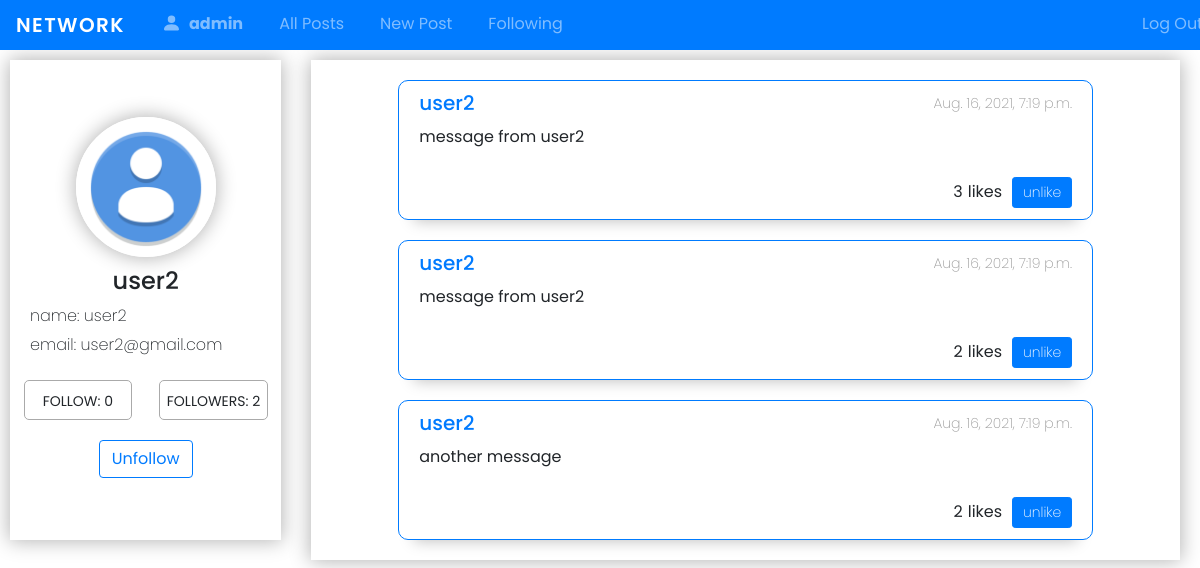
The page /user_info/6/ (signed in) on the database its author committed.
### network/models.py (models this page shows, shortened)
class User(AbstractUser):
    image = models.ImageField(upload_to='images',  default='images/user.png')
    following = models.ManyToManyField(
        "self", blank=True, related_name="followers", symmetrical=False
    )
    def __str__(self):
        return f"{self.username}"

class Post(models.Model):
    user = models.ForeignKey("User", on_delete=models.CASCADE)
    text = models.TextField(max_length=500)
    timestamp = models.DateTimeField(auto_now_add=True)
    liked = models.ManyToManyField(User, blank=True, related_name='likes')
    def total_likes(self):
        return self.liked.all().count()

### network/views.py (the view)
# urls.py: path("user_info/<int:id>/", views.user_info, name="user_info"),
@login_required
def user_info(request, id):
    userID = request.user.id
    user = User.objects.get(id=id)
    posts = Post.objects.filter(user=user)
    paginator = Paginator(posts, 10)
    page_number = request.GET.get('page')
    page_obj = paginator.get_page(page_number)
    followers = user.followers.count()
    follow = user.following.count()
    usersShow = user.following.all()
    return render(request, "network/user_info.html", {
        'user_id': id,
        'userInfo': user,
        'posts': page_obj,
        'followers': followers,
        'follow': follow,
        'users': usersShow,
        'id': userID
    })

### network/templates/network/user_info.html (shortened to what this page needs)
{% extends "network/layout.html" %}
{% block body %}
<div class="user-info-container">
    <div class="user-info-wrapper">
        <img class="user-info-item" id="user-img" src='../../static/images/user.png' alt="">
        <h4 class="user-info-item">{{userInfo}}</h4>
        <h6 class="user-info-item">name: <span>{{userInfo}}</span></h6>
        <h6 class="user-info-item">email: <span>{{userInfo.email}}</span></h6>
        <div class="user-info-followers">
            <div class="followers">FOLLOW: {{followers}}</div>
            <div class="following">FOLLOWERS: {{follow}}</div>
        </div>
        {% if user.is_authenticated %}
        {% if user.id != userInfo.id %}
        {% if user in userInfo.following.all %}
        <a class="add" href="{% url 'followers' id=userInfo.id %}">
            <button class="btn btn-outline-primary">Unfollow</button>
        </a>
        {% else %}
        <a class="add" href="{% url 'followers' id=userInfo.id %}">
            <button class="btn btn-outline-primary">Follow</button>
        </a>
        {% endif %}
        {% endif %}
        {% endif %}
    </div>
    <div class="user-info-body">
        {% for post in posts %}
        <div class="post-body">
            <div class="post-body-header">
                <a href="{% url 'user_info' post.user.id %}">
                    <h5>{{post.user}}</h5>
                </a>
                <p>{{post.timestamp}}</p>
            </div>
            <p class="post-body-text">{{post.text}}</p>
            <div class="post-buttons">
                <div class="post-likes">
                    <div class="post-body-likes like-count{{post.id}}">{{post.total_likes}}</div>
                    <div>likes</div>
                </div>
                <form action="{% url 'like-post-view' %}" method="POST" class="like-form" id="{{post.id}}">
                    {% if user.is_authenticated %}
                    <button id="like-btn" class="like-btn{{post.id}} btn btn-primary btn-sm" type="submit">
                        {% if user not in post.liked.all %}
                        like
                        {% else %}
                        unlike
                        {% endif %}
                    </button>
                    {% endif %}
                </form>
            </div>
        </div>
        {% empty %}
        <h2 id="post-body-empty">You don't have any post yet</h2>
        {% endfor %}
    </div>
</div>
{% endblock %}

### network/templates/network/layout.html (shortened to what this page needs)
{% load static %}
<!DOCTYPE html>
<html lang="en">
<head>
    <link rel="stylesheet" href="https://stackpath.bootstrapcdn.com/bootstrap/4.4.1/css/bootstrap.min.css"
>
    <link rel="stylesheet" href="https://cdn.jsdelivr.net/npm/bootstrap-icons@1.5.0/font/bootstrap-icons.css">
    <link href="{% static 'network/styles.css' %}" rel="stylesheet">
</head>
<body>
    <nav class="navbar navbar-expand-md navbar-dark bg-primary">
        <a class="navbar-brand" href="#">Network</a>
        <div>
            <ul class="navbar-nav mr-auto">
                {% if user.is_authenticated %}
                <li class="nav-item">
                    <a class="nav-link" href="{% url 'user_info' user.id %}"><svg xmlns="http://www.w3.org/2000/svg"
                            width="16" height="16" fill="currentColor" class="bi bi-person-fill" viewBox="0 0 16 16">
                            <path d="M3 14s-1 0-1-1 1-4 6-4 6 3 6 4-1 1-1 1H3zm5-6a3 3 0 1 0 0-6 3 3 0 0 0 0 6z" />
                        </svg><strong>{{user.username}}</strong></a>
                </li>
                {% endif %}
                <div class="navbar-body">
                    <li class="nav-item">
                        <a class="nav-link" href="{% url 'index' %}">All Posts</a>
                    </li>
                </div>
                {% if user.is_authenticated %}
                <div class="navbar-body">
                    <li class="nav-item">
                        <a class="nav-link" href="{% url 'newpost' %}">New Post</a>
                    </li>
                </div>
                <div class="navbar-body">
                    <li class="nav-item">
                        <a class="nav-link" href="{% url 'following' user.id %}">Following</a>
                    </li>
                </div>
                <li class="nav-item">
                    <a class="nav-link" href="{% url 'logout' %}">Log Out</a>
                </li>
                {% endif %}
            </ul>
        </div>
    </nav>
    <div class="body">
        {% block body %}
        {% endblock %}
    </div>
</body>
</html>

### network/static/network/styles.css (style rules this page uses)
*, *::after, *::before { margin: 0; padding: 0; box-sizing: border-box; font-family: 'Poppins', sans-serif; }
body { overflow-x: hidden; }
.navbar { width: 100%; height: 50px; }
.navbar-brand { text-transform: uppercase; font-weight: 600; letter-spacing: 1.4px; }
.navbar-nav { display: flex; width: 90vw; }
.navbar-body:last-of-type { flex: 1; }
.nav-item { padding: 0 10px; }
.nav-link > svg { width: 25px; height: 25px; margin-right: 5px; padding-bottom: 5px; }
.post-body { width: 80%; border: 1px solid #007bff; border-radius: 10px; margin: 20px auto; -webkit-box-shadow: 0px 17px 14px -16px rgba(0,0,0,0.25); box-shadow: 0px 17px 14px -16px rgba(0,0,0,0.25); }
.post-body-header { display: flex; justify-content: space-between; align-items: center; padding: 10px 20px; }
.post-body-header > a { text-decoration: none; }
.post-body-header > a > h5 { margin-bottom: 0; }
.post-body-header > p { font-size: 14px; font-weight: 200; color: #999; margin-bottom: 0; }
.post-body-text { font-size: 16px; padding: 0 20px; width: 90%; }
.post-likes { display: flex; align-items: center; margin-right: 10px; flex: 1; font-weight: 400; }
.post-body-likes { width: 35%; margin-left: auto; margin-right: 0; padding: 5px 5px 5px 15px; text-align: right; }
.post-buttons { display: flex; padding: 10px 20px; align-items: center; justify-content: flex-end; }
#like-btn { width: 60px !important; font-weight: 200 !important; }
.user-info-container { display: flex; }
.user-info-body { width: 80%; margin: 10px 20px; -webkit-box-shadow: 0px 0px 19px 1px rgba(0,0,0,0.3); box-shadow: 0px 0px 19px 1px rgba(0,0,0,0.3); }
.user-info-wrapper { width: 25%; height: 60vh; margin: 10px; display: flex; flex-direction: column; justify-content: center; align-items: center; -webkit-box-shadow: 0px 0px 19px 1px rgba(0,0,0,0.3); box-shadow: 0px 0px 19px 1px rgba(0,0,0,0.3); }
.user-info-wrapper h6 { width: 100%; padding-left: 20px; padding-right: 20px; text-align: left; font-weight: 200; }
.user-info-wrapper h6 span { display: inline-block; text-align: center; }
.user-info-item { margin: 5px 0; }
.user-info-followers { width: 100%; margin-top: 20px; display: flex; justify-content: space-around; align-items: center; }
.followers, .following { width: 40%; height: 40px; line-height: 40px; font-size: 14px; text-align: center; border: 1px solid #aaa; border-radius: 5px; }
#user-img { width: 140px; height: 140px; padding: 5px; object-fit: cover; border-radius: 50%; border: 2px solid #fff; -webkit-box-shadow: 0px 0px 19px 1px rgba(0,0,0,0.3); box-shadow: 0px 0px 19px 1px rgba(0,0,0,0.3); }
.add { margin: 20px 0 10px; }

### rows shown on the page
User: username "admin"
User: username "user2", email "user2@gmail.com"
Post: user "user2", timestamp "Aug. 16, 2021, 7:19 p.m.", text "message from user2", total_likes "3", shows "unlike"
Post: user "user2", timestamp "Aug. 16, 2021, 7:19 p.m.", text "message from user2", total_likes "2", shows "unlike"
Post: user "user2", timestamp "Aug. 16, 2021, 7:19 p.m.", text "another message", total_likes "2", shows "unlike"

### other values the page prints
{{ followers }} "0"
{{ follow }} "2"
